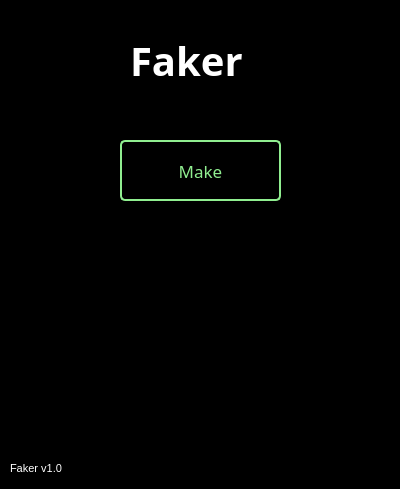
<?xml version="1.0" encoding="UTF-8"?>
<ui version="4.0">
 <class>Form</class>
 <widget class="QWidget" name="Form">
  <property name="geometry">
   <rect>
    <x>0</x>
    <y>0</y>
    <width>400</width>
    <height>489</height>
   </rect>
  </property>
  <property name="windowTitle">
   <string>Form</string>
  </property>
  <property name="styleSheet">
   <string notr="true">background-color: transprent;</string>
  </property>
  <widget class="QLabel" name="label_banner">
   <property name="geometry">
    <rect>
     <x>130</x>
     <y>20</y>
     <width>141</width>
     <height>81</height>
    </rect>
   </property>
   <property name="font">
    <font>
     <family>Montserrat SemiBold</family>
     <pointsize>30</pointsize>
     <weight>75</weight>
     <bold>true</bold>
    </font>
   </property>
   <property name="styleSheet">
    <string notr="true">QLabel {
	color: #fff;
}</string>
   </property>
   <property name="text">
    <string>Faker</string>
   </property>
  </widget>
  <widget class="QPushButton" name="make_btn">
   <property name="geometry">
    <rect>
     <x>120</x>
     <y>140</y>
     <width>161</width>
     <height>61</height>
    </rect>
   </property>
   <property name="font">
    <font>
     <family>MS Reference Sans Serif</family>
     <pointsize>13</pointsize>
     <weight>50</weight>
     <bold>false</bold>
    </font>
   </property>
   <property name="cursor">
    <cursorShape>PointingHandCursor</cursorShape>
   </property>
   <property name="styleSheet">
    <string notr="true">QPushButton {
	color: #90ee90;
	border: 2px solid #90ee90;
	border-radius: 5px;
}
QPushButton:hover {
	color: #000;
	background-color: #90ee90;
}</string>
   </property>
   <property name="text">
    <string>Make</string>
   </property>
  </widget>
  <widget class="QTextEdit" name="txt">
   <property name="geometry">
    <rect>
     <x>30</x>
     <y>220</y>
     <width>341</width>
     <height>211</height>
    </rect>
   </property>
   <property name="font">
    <font>
     <family>MS Sans Serif</family>
     <pointsize>10</pointsize>
    </font>
   </property>
   <property name="styleSheet">
    <string notr="true">QTextEdit {
	color: #fff;
}</string>
   </property>
  </widget>
  <widget class="QLabel" name="label_v">
   <property name="geometry">
    <rect>
     <x>10</x>
     <y>460</y>
     <width>131</width>
     <height>16</height>
    </rect>
   </property>
   <property name="font">
    <font>
     <family>MS Sans Serif</family>
     <pointsize>8</pointsize>
    </font>
   </property>
   <property name="styleSheet">
    <string notr="true">QLabel { color: #fff; }</string>
   </property>
   <property name="text">
    <string>Faker v1.0</string>
   </property>
  </widget>
 </widget>
 <resources/>
 <connections/>
</ui>
